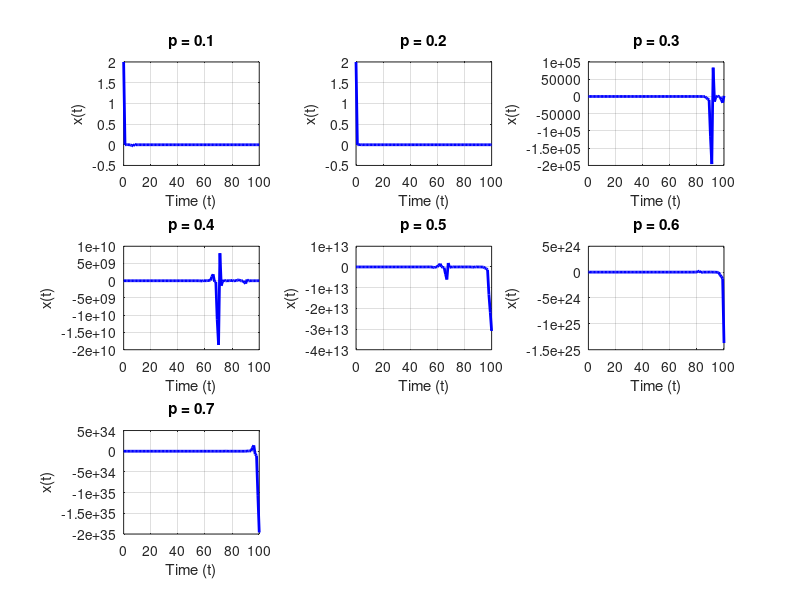

The MATLAB script that drew this image: (Note: this script raises an error after producing the figure.)
% System matrices
A = [-2 -13 9; -5 -10 9; -10 -11 12];
B = [1; 4; 7];
C = [2.2225 -10.44 5.5944];

% Initial X
x_0 = [2; 5; 8];

% Time 
t = 0:100;

% probabilities 
probabs = 0.1:0.1:0.9;

figure;

% Iteratioin with different probabilities
for i = 1:length(probabs)
    p = probabs(i);

    % Generate random data loss signals for each probability
    k = rand(size(t)) > p;

    % Trajectory array 
    x = zeros(length(x_0), length(t));

    % Fill the values of trajectories
    % Initial Value
    x(:, 1) = x_0;
    for j = 2:length(t)
        if k(j - 1) == 0
            u = zeros(size(C, 1), 1); % Control input lost
        else
            u = C * x(:, j-1);
        end
        x(:, j) = A * x(:, j-1) + B * u;
    end

    % Plot the state trajectory in a subplot
    subplot(3, 3, i);
    plot(t, x(1, :), 'b', 'LineWidth', 2);
    xlabel('Time (t)');
    ylabel('x(t)');
    title(['p = ', num2str(p)]);
    grid on;
end

sgtitle('State Trajectories with Varying Data Loss Probability');
